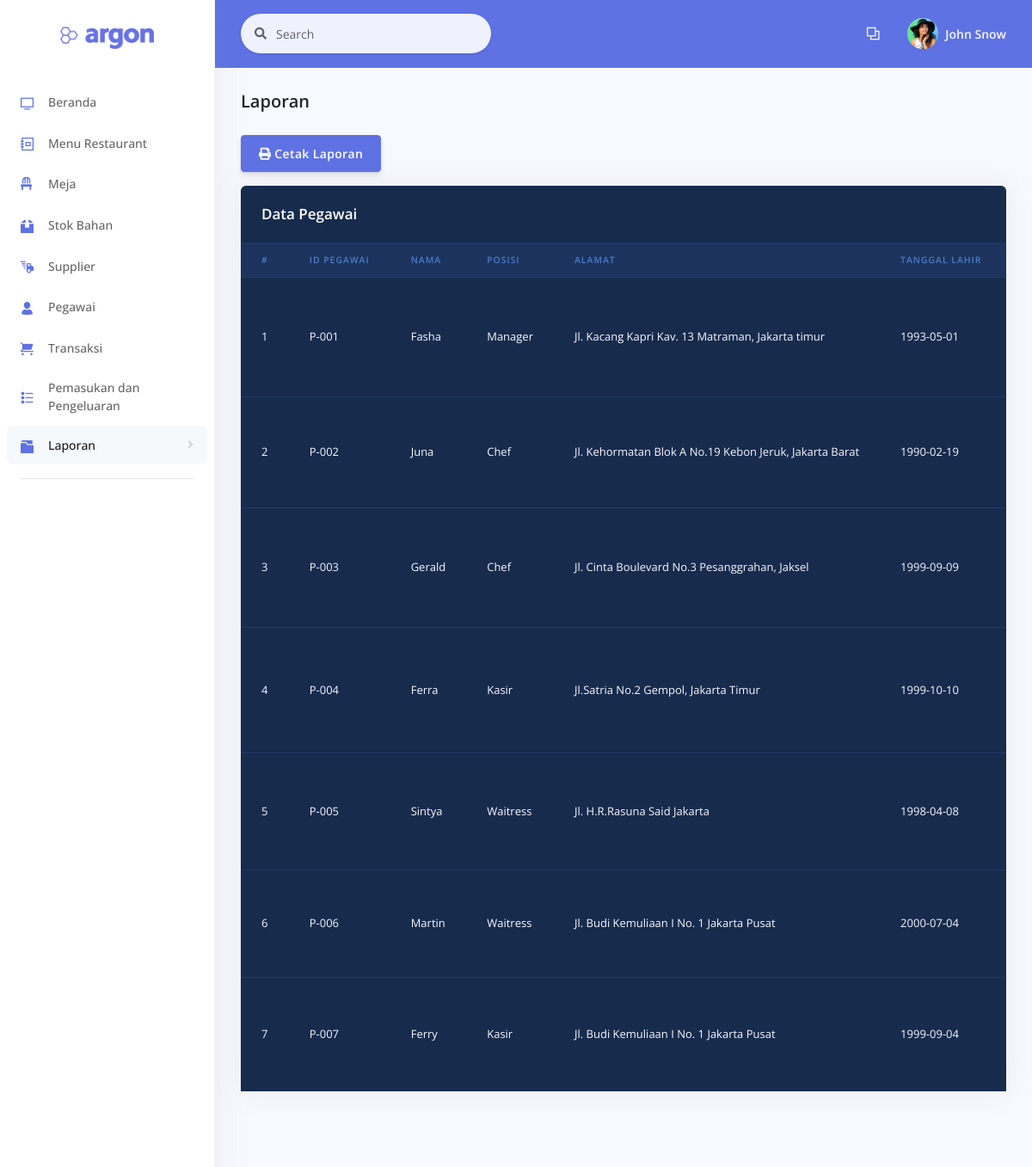
Page /examples/laporanpegawai.php on the committed database.
### tables this page shows
CREATE TABLE `pegawai` (
  `id_pegawai` varchar(7) NOT NULL,
  `nama` varchar(50) NOT NULL,
  `posisi` varchar(50) NOT NULL,
  `alamat` varchar(100) NOT NULL,
  `tanggal_lahir` date NOT NULL,
  `no_telepon` varchar(13) NOT NULL,
  `gambar` varchar(100) NOT NULL
);

### examples/functions.php (called while the page is built, shortened)
<?php
function koneksi() {
	$conn = mysqli_connect("localhost", "root", "");
	mysqli_select_db($conn, "pw_restaurant");
	return $conn;
}
function query($sql) {
	$conn = koneksi();
	$result = mysqli_query($conn, "$sql");
	$rows = [];
	while ($row = mysqli_fetch_assoc($result)) {
		$rows[] = $row;
	}
	return $rows;
}
?>

### examples/laporanpegawai.php (the view, shortened to what this page needs)
<?php
  require 'functions.php';
  $pegawai = query("SELECT * FROM pegawai");
?>
<!DOCTYPE html>
<html>
<head>
  <link rel="stylesheet" href="../assets/vendor/nucleo/css/nucleo.css" type="text/css">
  <link rel="stylesheet" href="../assets/vendor/@fortawesome/fontawesome-free/css/all.min.css" type="text/css">
  <link rel="stylesheet" href="../assets/css/argon.css?v=1.2.0" type="text/css">
</head>
<body>
  <nav class="sidenav navbar navbar-vertical  fixed-left  navbar-expand-xs navbar-light bg-white" id="sidenav-main">
    <div class="scrollbar-inner">
      <div class="sidenav-header  align-items-center">
        <a class="navbar-brand" href="javascript:void(0)">
          <img src="../assets/img/brand/blue.png" class="navbar-brand-img" alt="...">
        </a>
      </div>
      <div class="navbar-inner">
        <div class="collapse navbar-collapse" id="sidenav-collapse-main">
          <ul class="navbar-nav">
            <li class="nav-item">
              <a class="nav-link" href="beranda.php">
                <i class="ni ni-tv-2 text-primary"></i>
                <span class="nav-link-text">Beranda</span>
              </a>
            </li>
            <li class="nav-item">
              <a class="nav-link" href="menu.php">
                <i class="ni ni-collection text-primary"></i>
                <span class="nav-link-text">Menu Restaurant</span>
              </a>
            </li>
            <li class="nav-item">
              <a class="nav-link" href="meja.php">
                <i class="fas fa-chair text-primary"></i>
                <span class="nav-link-text">Meja</span>
              </a>
            </li>
            <li class="nav-item">
              <a class="nav-link" href="stok.php">
                <i class="ni ni-box-2 text-primary"></i>
                <span class="nav-link-text">Stok Bahan</span>
              </a>
            </li>
            <li class="nav-item">
              <a class="nav-link" href="supplier.php">
                <i class="ni ni-delivery-fast text-primary"></i>
                <span class="nav-link-text">Supplier</span>
              </a>
            </li>
            <li class="nav-item">
              <a class="nav-link" href="pegawai.php">
                <i class="ni ni-single-02 text-primary"></i>
                <span class="nav-link-text">Pegawai</span>
              </a>
            </li>
            <li class="nav-item">
              <a class="nav-link" href="transaksi.php">
                <i class="ni ni-cart text-primary"></i>
                <span class="nav-link-text">Transaksi</span>
              </a>
            </li>
            <li class="nav-item">
              <a class="nav-link" href="pemasukan_pengeluaran.php">
                <i class="ni ni-bullet-list-67 text-primary"></i>
                <span class="nav-link-text">Pemasukan dan Pengeluaran</span>
              </a>
            </li>
            <li class="nav-item">
              <a class="nav-link active" data-toggle="collapse" href="#tables">
                <i class="ni ni-folder-17 text-primary"></i>
                <span class="nav-link-text">Laporan</span>
              </a>
            </li>
          </ul>
          <hr class="my-3">
        </div>
      </div>
    </div>
  </nav>
  <div class="main-content" id="panel">
    <nav class="navbar navbar-top navbar-expand navbar-dark bg-primary border-bottom">
      <div class="container-fluid">
        <div class="collapse navbar-collapse" id="navbarSupportedContent">
          <form class="navbar-search navbar-search-light form-inline mr-sm-3" id="navbar-search-main">
            <div class="form-group mb-0">
              <div class="input-group input-group-alternative input-group-merge">
                <div class="input-group-prepend">
                  <span class="input-group-text"><i class="fas fa-search"></i></span>
                </div>
                <input class="form-control" placeholder="Search" type="text">
              </div>
            </div>
          </form>
          <ul class="navbar-nav align-items-center  ml-md-auto ">
            <li class="nav-item dropdown">
              <a class="nav-link" href="#" role="button" data-toggle="dropdown" aria-haspopup="true" aria-expanded="false">
                <i class="ni ni-ungroup"></i>
              </a>
            </li>
          </ul>
          <ul class="navbar-nav align-items-center  ml-auto ml-md-0 ">
            <li class="nav-item dropdown">
              <a class="nav-link pr-0" href="#" role="button" data-toggle="dropdown" aria-haspopup="true" aria-expanded="false">
                <div class="media align-items-center">
                  <span class="avatar avatar-sm rounded-circle">
                    <img alt="Image placeholder" src="../assets/img/theme/team-4.jpg">
                  </span>
                  <div class="media-body  ml-2  d-none d-lg-block">
                    <span class="mb-0 text-sm  font-weight-bold">John Snow</span>
                  </div>
                </div>
              </a>
            </li>
          </ul>
        </div>
      </div>
    </nav>
    <div class="header pb-6">
      <div class="container-fluid">
        <div class="header-body">
          <div class="row align-items-center py-4">
            <div class="col-lg-6 col-7">
              <h6 class="h2 text-dark d-inline-block mb-0">Laporan</h6>
            </div>
          </div>
          <button class="btn btn-primary mb-3"><i class="fas fa-print"></i> Cetak Laporan</button>
            <div class="row">
              <div class="col">
                <div class="card bg-default shadow">
                  <div class="card-header bg-transparent border-0">
                    <h3 class="text-white mb-0">Data Pegawai</h3>
                  </div>
                  <div class="table-responsive">
                    <table class="table align-items-center table-dark table-flush">
                      <thead class="thead-dark">
                        <tr>
                          <th scope="col" class="sort" data-sort="name">#</th>
                          <th scope="col" class="sort" data-sort="budget">ID Pegawai</th>
                          <th scope="col" class="sort" data-sort="status">Nama</th>
                          <th scope="col" class="sort" data-sort="status">Posisi</th>
                          <th scope="col" class="sort" data-sort="completion">Alamat</th>
                          <th scope="col" class="sort" data-sort="status">Tanggal lahir</th>
                          <th scope="col" class="sort" data-sort="status">No telepon</th>
                        </tr>
                      </thead>
                      <tbody class="list">
                        <?php $i = 1; ?>
                        <?php foreach ($pegawai as $p) { ?>
                          <tr>
                            <td><?php echo $i++; ?></td>
                            <td><?php echo $p['id_pegawai']; ?></td>
                            <td><?php echo $p['nama']; ?></td>
                            <td><?php echo $p['posisi']; ?></td>
                            <td><?php echo $p['alamat']; ?></td>
                            <td><?php echo $p['tanggal_lahir']; ?></td>
                            <td><?php echo $p['no_telepon']; ?></td>
                          </tr>
                        <?php } ?>
                      </tbody>
                    </table>
                  </div>
                </div>
              </div>
            </div>
        </div>
      </div>
    </div>
    <div class="container-fluid mt--6">
      <footer class="footer pt-0">
      </footer>
    </div>
  </div>
</body>
</html>

### rows in the picture
pegawai: id_pegawai "P-001", nama "Fasha", posisi "Manager", alamat "Jl. Kacang Kapri Kav. 13 Matraman, Jakarta timur", tanggal_lahir "1993-05-01"
pegawai: id_pegawai "P-002", nama "Juna", posisi "Chef", alamat "Jl. Kehormatan Blok A No.19 Kebon Jeruk, Jakarta Barat", tanggal_lahir "1990-02-19"
pegawai: id_pegawai "P-003", nama "Gerald", posisi "Chef", alamat "Jl. Cinta Boulevard No.3 Pesanggrahan, Jaksel", tanggal_lahir "1999-09-09"
pegawai: id_pegawai "P-004", nama "Ferra", posisi "Kasir", alamat "Jl.Satria No.2 Gempol, Jakarta Timur", tanggal_lahir "1999-10-10"
pegawai: id_pegawai "P-005", nama "Sintya", posisi "Waitress", alamat "Jl. H.R.Rasuna Said Jakarta", tanggal_lahir "1998-04-08"
pegawai: id_pegawai "P-006", nama "Martin", posisi "Waitress", alamat "Jl. Budi Kemuliaan I No. 1 Jakarta Pusat", tanggal_lahir "2000-07-04"
pegawai: id_pegawai "P-007", nama "Ferry", posisi "Kasir", alamat "Jl. Budi Kemuliaan I No. 1 Jakarta Pusat", tanggal_lahir "1999-09-04"
